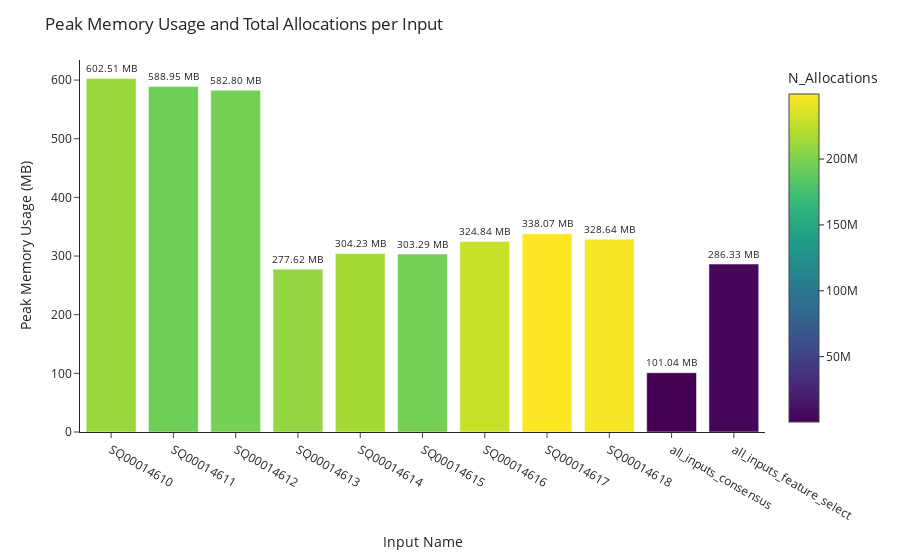

Write notebook code for a chart like this one.
### Markdown cell above
## Total Allocations used 

The total amount of allocations refers to the count of memory allocations opperations perfromed by the workflow. This occurs when a program requets and recieves memory from the system memory managment system. Therefore, it captures the cumulative amount of dynamically allocated memory in a program, providing insights into its memory footprint and resource management efficiency.

### Code cell
# Sample data (replace with your own data)
input_names = workflow_per_input_df.input_name
total_allocations = workflow_per_input_df.total_allocation
peak_memory = workflow_per_input_df.peak_memory

fig = px.bar(
    workflow_per_input_df,
    x="input_name",
    y="peak_memory",
    text="peak_memory",
    hover_data=["total_allocation"],
    color="total_allocation",
    template="simple_white",
    barmode="relative",
    labels={"total_allocation": "N_Allocations"},
)
fig.update_traces(texttemplate="%{text:.2f} MB", textposition="outside")
fig.update_layout(
    title="Peak Memory Usage and Total Allocations per Input",
    xaxis_title="Input Name",
    yaxis_title="Peak Memory Usage (MB)",
)
fig.show()

# print out plot
fig.write_image("images/peak_memory_total_allocations.png")

### Figure 1 — Plotly figure (JSON) as saved in the notebook; plotly's stock layout.template omitted (floating-point values rounded to 4 significant figures)
{"data": [{"alignmentgroup": "True", "customdata": [[210796680], [193984074], [196730104], [208466301], [215662491], [196388216], [229781307], [249389625], [246293861], [401795], [4988736]], "hovertemplate": "input_name=%{x}<br>peak_memory=%{text}<br>N_Allocations=%{marker.color}<extra></extra>", "legendgroup": "", "marker": {"color": [210796680, 193984074, 196730104, 208466301, 215662491, 196388216, 229781307, 249389625, 246293861, 401795, 4988736], "coloraxis": "coloraxis", "pattern": {"shape": ""}}, "name": "", "offsetgroup": "", "orientation": "v", "showlegend": false, "text": [602.5, 589.0, 582.8, 277.6, 304.2, 303.3, 324.8, 338.1, 328.6, 101.0, 286.3], "textposition": "outside", "texttemplate": "%{text:.2f} MB", "type": "bar", "x": ["SQ00014610", "SQ00014611", "SQ00014612", "SQ00014613", "SQ00014614", "SQ00014615", "SQ00014616", "SQ00014617", "SQ00014618", "all_inputs_consensus", "all_inputs_feature_select"], "xaxis": "x", "y": [602.5, 589.0, 582.8, 277.6, 304.2, 303.3, 324.8, 338.1, 328.6, 101.0, 286.3], "yaxis": "y"}], "layout": {"barmode": "relative", "coloraxis": {"colorbar": {"title": {"text": "N_Allocations"}}, "colorscale": [[0, "#440154"], [0.1111, "#482878"], [0.2222, "#3e4989"], [0.3333, "#31688e"], [0.4444, "#26828e"], [0.5556, "#1f9e89"], [0.6667, "#35b779"], [0.7778, "#6ece58"], [0.8889, "#b5de2b"], [1, "#fde725"]]}, "legend": {"tracegroupgap": 0}, "margin": {"t": 60}, "title": {"text": "Peak Memory Usage and Total Allocations per Input"}, "xaxis": {"anchor": "y", "domain": [0, 1], "title": {"text": "Input Name"}}, "yaxis": {"anchor": "x", "domain": [0, 1], "title": {"text": "Peak Memory Usage (MB)"}}}}
